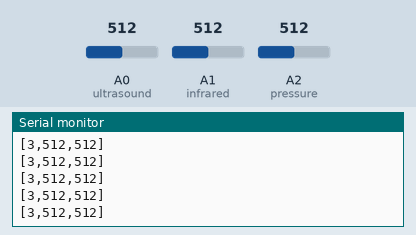
Recording of a sketch running on a simulated Arduino Uno, built with avr-gcc and run on an emulated ATmega328P. Parts: the last lines printed to the serial monitor. Inputs (shaded band) come from the test bench; at power-on: A1 (infrared) = 512, A0 (ultrasound) = 512, A2 (pressure) = 512.

Above: at 1.2 s.
1.3 s: A1 (infrared) set to 104
At 1.9 s:
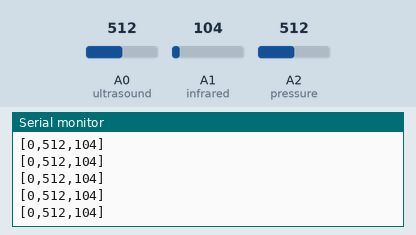
2.8 s: A1 (infrared) set to 95
At 3.3 s:
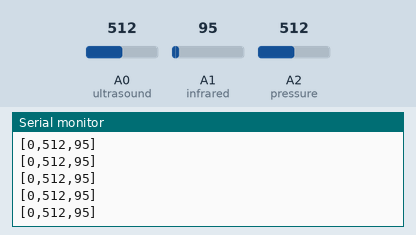
Timing chart, 0 to 5.8 s (numbered marks = the images above; inputs shaded):
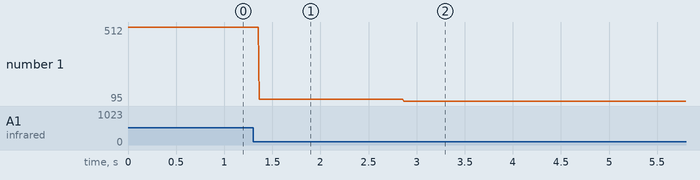

Measured:
- after the input at 1.3 s, the serial monitor: prints a new line after 0.07 s (image 1)
- after the input at 2.8 s, the serial monitor: prints a new line after 0.07 s (image 2)
- plotted number 1: 512 → 104 after the input at 1.3 s, 104 → 95 after the input at 2.8 s

The sketch:

Sensors.ino
```cpp
// pins
const int ultrasound = A0;
const int infrared = A1;
const int pressure = A2;

/*   --- UNO PINS FROM SCHEMATIC --
 const int ultrasound = A1;
 const int infrared = A0;
 const int pressure = A2;
 */
// states
const int CHILLING = 0;
const int WAITING = 1;
const int RECORDING = 2;
const int SPEEDUP = 3;

//start at the fourth state?
int currentstate = SPEEDUP;

//READINGS ARE US/IR/Pressure
int readingsize = 3; //Change this once the pressure has been attached
int readings[] = {
  0,0,0,0};

int count = 0;


void setup(){

  Serial.begin(9600);

}

void loop(){
  readings[0] = currentstate;
  readings[1] = 1024 - analogRead(ultrasound); //map(analogRead(ultrasound),1023,0,0,127);
  readings[2] = analogRead(infrared); //map(analogRead(infrared),1023,0,0,127);
  readings[3] = map(analogRead(pressure),0,1024,0,127);

  //Tim's super Proto-cool
  serialPrint(readings);
  //Serial.print(EncoderPostion) as (DEGREES/3)


  switch(currentstate){

    //IF WE ARE IN THE FIRST STATE
  case CHILLING:
    //                 USTHRESHOLD            IRTHRESHOLD
    count++;
    if (readings[1] < 980){

      if (readings[2] < 50){
        currentstate = 1;
      }
    }
    /*
      if ((readings[1] > 600)){
     currentstate = 1;

     }
     */
    break;

    //IF WE ARE IN THE SECOND STATE
  case WAITING:

    //WAIT FOR A MESSAGE FROM ChucK
    if (Serial.available() > 0){
      int temp =  Serial.read();
      Serial.flush();
      currentstate = 2;
    }
    break;

    // IF WE ARE IN THE 3rd STATE
  case RECORDING:

    //WAIT FOR A MESSAGE FROM ChucK
    if (Serial.available() > 0){
      int temp =  Serial.read();
      Serial.flush();
      currentstate = 3;
      count = 0;
    }
    break;

  case SPEEDUP:
    count++;

    if (count > 100){
      currentstate = 0;
      count = 0;
    }
    break;
  }

  delay (10);
}

void serialPrint(int x[]){
  //Start with a left brace
  Serial.print("[");

  //Print all the characters within the array (except the last one), followed by a comma
  for (int i = 0; i < readingsize-1; i++)
  {
    Serial.print(x[i]);
    Serial.print(",");
  }
  //Print the last character
  Serial.print(x[readingsize-1]);
  //Right Brace
  Serial.print("]");
  //End Line
  Serial.println();//("\n");
}
```
